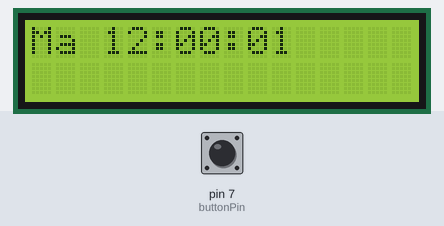
The sketch below on a simulated Arduino Uno, built with avr-gcc and run on an emulated ATmega328P. Shown: 16×2 character LCD. The inputs (shaded band) are chosen by the test bench; at power-on: pin 7 (buttonPin) LOW. What the sketch prints to the serial monitor is not drawn.

Above: at 1.6 s.
1.7 s: pin 7 (buttonPin) pulled HIGH for 0.15 s
At 2.4 s:
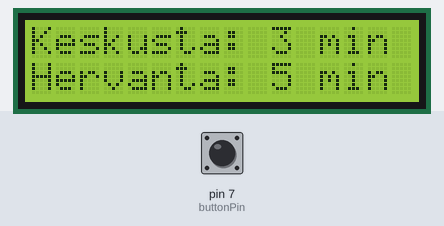
4.8 s: pin 7 (buttonPin) pulled HIGH for 1 s
At 8.4 s:
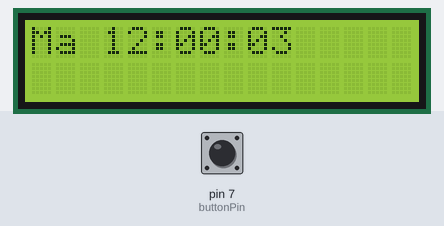
8.8 s: pin 7 (buttonPin) pulled HIGH for 3.2 s
Timing chart, 0 to 11.8 s (numbered marks = the images above; inputs shaded):
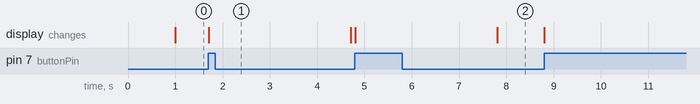

The sketch:

RatikkaRadar.ino
```cpp
#include <LiquidCrystal.h>


const int rs = 12, en = 11, d4 = 5, d5 = 4, d6 = 3, d7 = 2;
LiquidCrystal lcd(rs, en, d4, d5, d6, d7);
const int buttonPin = 7;

int buttonState = 0;
int lastButtonState = LOW;

unsigned long previousMillis = 0;
const long interval = 1000;

static int seconds = 0;
static int minutes = 0;
static int hours = 12;
static int day = 0; // 0 represents Monday, 1 for Tuesday, and so on

void setup() {
  Serial.begin(9600);
  pinMode(buttonPin, INPUT);
  lcd.begin(16, 2); // Initializing the LCD with 16 columns and 2 rows
}

void displayTime(){
  unsigned long currentMillis = millis();
  if (currentMillis - previousMillis >= interval) {

    previousMillis = currentMillis;


   seconds = (seconds + 1) % 60;
  if (seconds == 0) {
    minutes = (minutes + 1) % 60;
    if (minutes == 0) {
      hours = (hours + 1) % 24;
      if (hours == 0) {
        day = (day + 1) % 7; // Update day, 7 days in a week
      }
    }
  }

  lcd.setCursor(0, 0);
  switch (day) {
    case 0:
      lcd.print("Ma ");
      break;
    case 1:
      lcd.print("Ti ");
      break;
    case 2:
      lcd.print("Ke ");
      break;
    case 3:
      lcd.print("To ");
      break;
    case 4:
      lcd.print("Pe ");
      break;
    case 5:
      lcd.print("La ");
      break;
    case 6:
      lcd.print("Su ");
      break;
  }

  if (hours < 10) {
    lcd.print("0");
  }
  lcd.print(hours);
  lcd.print(":");
  if (minutes < 10) {
    lcd.print("0");
  }
  lcd.print(minutes);
  lcd.print(":");
  if (seconds < 10) {
    lcd.print("0");
  }
  lcd.print(seconds);

  }
}

void showHervanta(){

  if (day >= 0 && day <= 4 ){
      int currentTimeInMinutes = hours * 60 + minutes;

    // Time of the first tram (5:26 in the morning)
    int firstTramTime = 5 * 60 + 26;  // Convert to minutes from midnight

    // Calculate the time difference between current time and the first tram
    int timeDifference = currentTimeInMinutes - firstTramTime;

    // Calculate time until the next tram
    int timeUntilNextTram = 7 - (timeDifference % 7);

    // Print time until the next tram

    Serial.print("Time until next tram: ");
    Serial.print(timeUntilNextTram);
    Serial.println(" minutes");

    lcd.setCursor(0, 0);
    lcd.print("Keskusta: ");
    lcd.print(timeUntilNextTram-2);
    lcd.print(" min");
    lcd.setCursor(0, 1);
    lcd.print("Hervanta: ");
    lcd.print(timeUntilNextTram);
    lcd.print(" min");
    delay(3000);

    lcd.setCursor(0, 1);
    lcd.print("                 ");
    lcd.setCursor(0, 0);
    lcd.print("                 ");
    return;

  }else{
    Serial.println("LaSu");
  }

}

void loop() {
  buttonState = digitalRead(buttonPin);

  if (buttonState == HIGH && lastButtonState == LOW) {
    showHervanta();
  }

  lastButtonState = buttonState;
  displayTime();

}
```

Measured:
- after the input at 1.7 s, the display: changes at once (image 1)
